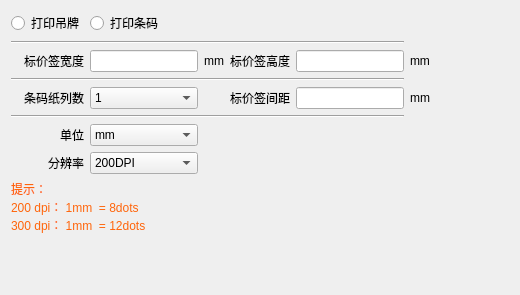
<?xml version="1.0" encoding="UTF-8"?>
<ui version="4.0">
 <class>labelprint_set_tagbarcode_dialog</class>
 <widget class="QWidget" name="labelprint_set_tagbarcode_dialog">
  <property name="geometry">
   <rect>
    <x>0</x>
    <y>0</y>
    <width>520</width>
    <height>295</height>
   </rect>
  </property>
  <property name="windowTitle">
   <string>Dialog</string>
  </property>
  <property name="outer_stylesheet" stdset="0">
   <string>dialog_hasborder</string>
  </property>
  <layout class="QVBoxLayout" name="verticalLayout">
   <item>
    <layout class="QHBoxLayout" name="horizontalLayout">
     <item>
      <layout class="QGridLayout" name="gridLayout">
       <item row="0" column="0">
        <widget class="QRadioButton" name="radioButton_tag">
         <property name="styleSheet">
          <string notr="true"/>
         </property>
         <property name="text">
          <string>打印吊牌</string>
         </property>
        </widget>
       </item>
       <item row="2" column="0">
        <widget class="QLabel" name="label_8">
         <property name="text">
          <string>标价签宽度</string>
         </property>
         <property name="alignment">
          <set>Qt::AlignRight|Qt::AlignTrailing|Qt::AlignVCenter</set>
         </property>
        </widget>
       </item>
       <item row="2" column="1" colspan="2">
        <widget class="QLineEdit" name="lineEdit_width"/>
       </item>
       <item row="2" column="3">
        <widget class="QLabel" name="label_w">
         <property name="text">
          <string>mm</string>
         </property>
         <property name="alignment">
          <set>Qt::AlignRight|Qt::AlignTrailing|Qt::AlignVCenter</set>
         </property>
        </widget>
       </item>
       <item row="2" column="4">
        <widget class="QLabel" name="label_5">
         <property name="text">
          <string>标价签高度</string>
         </property>
         <property name="alignment">
          <set>Qt::AlignRight|Qt::AlignTrailing|Qt::AlignVCenter</set>
         </property>
        </widget>
       </item>
       <item row="2" column="5">
        <widget class="QLineEdit" name="lineEdit_height"/>
       </item>
       <item row="2" column="6">
        <widget class="QLabel" name="label_h">
         <property name="text">
          <string>mm</string>
         </property>
         <property name="alignment">
          <set>Qt::AlignLeading|Qt::AlignLeft|Qt::AlignVCenter</set>
         </property>
        </widget>
       </item>
       <item row="3" column="0" colspan="6">
        <widget class="Line" name="line_2">
         <property name="orientation">
          <enum>Qt::Horizontal</enum>
         </property>
        </widget>
       </item>
       <item row="5" column="0" colspan="6">
        <widget class="Line" name="line">
         <property name="orientation">
          <enum>Qt::Horizontal</enum>
         </property>
        </widget>
       </item>
       <item row="6" column="0">
        <widget class="QLabel" name="label_11">
         <property name="text">
          <string>单位</string>
         </property>
         <property name="alignment">
          <set>Qt::AlignRight|Qt::AlignTrailing|Qt::AlignVCenter</set>
         </property>
        </widget>
       </item>
       <item row="6" column="1" colspan="2">
        <widget class="lds_ComboBox" name="comboBox_danwei">
         <item>
          <property name="text">
           <string>mm</string>
          </property>
         </item>
         <item>
          <property name="text">
           <string>dots</string>
          </property>
         </item>
        </widget>
       </item>
       <item row="7" column="0">
        <widget class="QLabel" name="label_13">
         <property name="text">
          <string>分辨率</string>
         </property>
         <property name="alignment">
          <set>Qt::AlignRight|Qt::AlignTrailing|Qt::AlignVCenter</set>
         </property>
        </widget>
       </item>
       <item row="7" column="1" colspan="2">
        <widget class="lds_ComboBox" name="comboBox_fengbianlv">
         <item>
          <property name="text">
           <string>200DPI</string>
          </property>
         </item>
         <item>
          <property name="text">
           <string>300DPI</string>
          </property>
         </item>
        </widget>
       </item>
       <item row="8" column="0" colspan="3">
        <widget class="QLabel" name="label_12">
         <property name="styleSheet">
          <string notr="true">color:#ff650b;</string>
         </property>
         <property name="text">
          <string>提示：
200 dpi： 1mm  = 8dots
300 dpi： 1mm  = 12dots
</string>
         </property>
         <property name="alignment">
          <set>Qt::AlignLeading|Qt::AlignLeft|Qt::AlignVCenter</set>
         </property>
         <property name="wordWrap">
          <bool>true</bool>
         </property>
        </widget>
       </item>
       <item row="4" column="1" colspan="2">
        <widget class="lds_ComboBox" name="comboBox_column">
         <item>
          <property name="text">
           <string>1</string>
          </property>
         </item>
         <item>
          <property name="text">
           <string>2</string>
          </property>
         </item>
         <item>
          <property name="text">
           <string>3</string>
          </property>
         </item>
        </widget>
       </item>
       <item row="1" column="0" colspan="6">
        <widget class="Line" name="line_3">
         <property name="orientation">
          <enum>Qt::Horizontal</enum>
         </property>
        </widget>
       </item>
       <item row="0" column="1">
        <widget class="QRadioButton" name="radioButton_barcode">
         <property name="styleSheet">
          <string notr="true"/>
         </property>
         <property name="text">
          <string>打印条码</string>
         </property>
        </widget>
       </item>
       <item row="4" column="0">
        <widget class="QLabel" name="label_4">
         <property name="text">
          <string>条码纸列数</string>
         </property>
         <property name="alignment">
          <set>Qt::AlignRight|Qt::AlignTrailing|Qt::AlignVCenter</set>
         </property>
        </widget>
       </item>
       <item row="4" column="5">
        <widget class="QLineEdit" name="lineEdit_gap">
         <property name="enabled">
          <bool>true</bool>
         </property>
        </widget>
       </item>
       <item row="4" column="4">
        <widget class="QLabel" name="label_17">
         <property name="text">
          <string>标价签间距</string>
         </property>
         <property name="alignment">
          <set>Qt::AlignRight|Qt::AlignTrailing|Qt::AlignVCenter</set>
         </property>
        </widget>
       </item>
       <item row="4" column="6">
        <widget class="QLabel" name="label_g">
         <property name="text">
          <string>mm</string>
         </property>
         <property name="alignment">
          <set>Qt::AlignRight|Qt::AlignTrailing|Qt::AlignVCenter</set>
         </property>
        </widget>
       </item>
      </layout>
     </item>
     <item>
      <spacer name="horizontalSpacer">
       <property name="orientation">
        <enum>Qt::Horizontal</enum>
       </property>
       <property name="sizeHint" stdset="0">
        <size>
         <width>40</width>
         <height>20</height>
        </size>
       </property>
      </spacer>
     </item>
    </layout>
   </item>
   <item>
    <spacer name="verticalSpacer">
     <property name="orientation">
      <enum>Qt::Vertical</enum>
     </property>
     <property name="sizeHint" stdset="0">
      <size>
       <width>20</width>
       <height>36</height>
      </size>
     </property>
    </spacer>
   </item>
  </layout>
 </widget>
 <customwidgets>
  <customwidget>
   <class>lds_ComboBox</class>
   <extends>QComboBox</extends>
   <header>lds_combobox.h</header>
  </customwidget>
 </customwidgets>
 <resources/>
 <connections/>
</ui>
